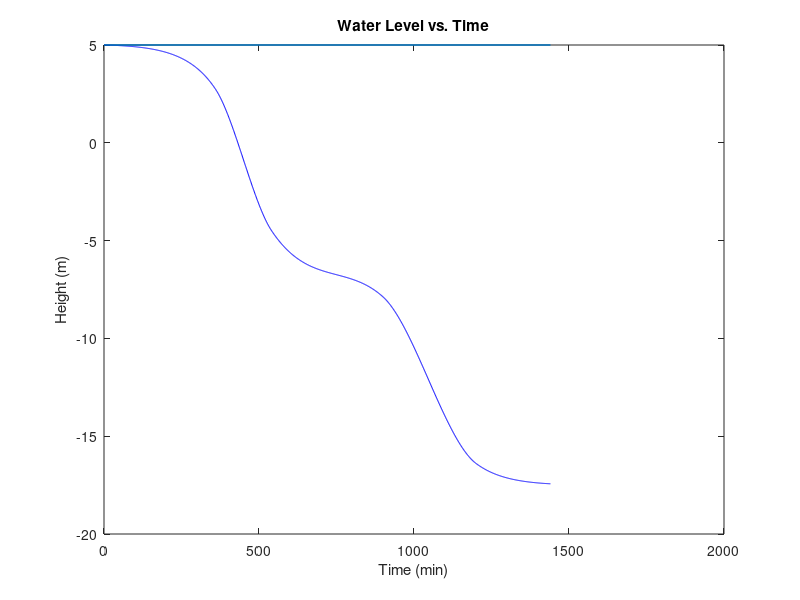

MATLAB code to generate this figure:
% Coleman Lyski
% February 23, 2017
% Lab 7
%% Part B
clear; clc; close all; home
commandwindow

h0 = input('Enter initial water level in the tank (m): ');
minh = input('Enter minimum allowable water level in the tank before the pump turns on (m): ');
maxh = input('Enter maximum allowable water level in the tank before the pump turns off (m): ');
flowin = input('Enter rate at which water enters the tank when the pump is engaged (gal/min): ');
flowin = flowin*0.0038;
flowout = input('Enter rate at which water leaves the tank (gal/min): ');
flowout = flowout*0.0038;

r = 5;
volume0_m = pi*(r^2)*h0;
volume0_gal = (volume0_m/0.0038);

t = 0:2:1440;
pump = 0;

for n = 2:length(t)
    h(1) = h0;
    if h(n-1) < minh
        pump = 1;
    elseif h(n-1) > maxh
        pump = 0;
    end
    if pump == 0
        h(n) = ((h(n-1)*r^2*pi) + (-flowout)*2) / (pi * r^2);
    elseif pump == 1
        h(n) = ((h(n-1)*r^2*pi) + (flowin + (-flowout))*2) / (pi * r^2);
    end
end

figure(1)
clf
plot(t,h,'b')
line([0 max(t)],[minh minh])
line([0 max(t)],[maxh maxh])
title('Water Level vs. Time')
xlabel('Time (min)')
ylabel('Height (m)')

fprintf('\nStarting Water Level: %0.3f m',h0)
fprintf('\nEnding Water Level: %0.3f m',h(length(t)))

%% Part C
clear; clc; close all; home
commandwindow

load('PartC_Data.mat')
h0 = input('Enter initial water level in the tank (m): ');
minh = input('Enter minimum allowable water level in the tank before the pump turns on (m): ');
maxh = input('Enter maximum allowable water level in the tank before the pump turns off (m): ');
flowin = input('Enter rate at which water enters the tank when the pump is engaged (gal/min): ');
flowin = flowin*0.0038;
flowout = water_usage;
flowout = flowout*0.0038;

r = 5;
volume0_m = pi*(r^2)*h0;
volume0_gal = (volume0_m/0.0038);

t = time;
pump = 0;

for n = 2:length(t)
    h(1) = h0;
    if h(n-1) < minh
        pump = 1;
    elseif h(n-1) > maxh
        pump = 0;
    end
    % Trap
    if pump == 0
        h(n) = ((h(n-1)*r^2*pi) - ((flowout(n-1)+flowout(n))/2)) / (pi * r^2);
    elseif pump == 1
        h(n) = ((h(n-1)*r^2*pi) + (((flowin - flowout(n-1)) + (flowin - flowout(n)))/2)) / (pi * r^2);
    end
end

figure(1)
clf
plot(t,h,'b')
line([0 max(t)],[minh minh])
line([0 max(t)],[maxh maxh])
title('Water Level vs. Time')
xlabel('Time (min)')
ylabel('Height (m)')

fprintf('\nStarting Water Level: %0.3f m',h0)
fprintf('\nEnding Water Level: %0.3f m',h(length(t)))








